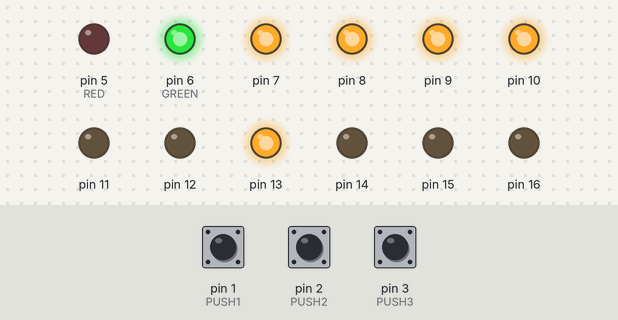
Simulated run of this sketch. Board: Arduino Uno, built with avr-gcc and run on an emulated ATmega328P. Shown: output pins drawn as LEDs (lit = HIGH). The test bench sets the inputs (shaded band); at power-on: pin 2 (PUSH2) LOW, pin 1 (PUSH1) LOW, pin 3 (PUSH3) LOW.

Above: at 1.2 s.
1.3 s: pin 2 (PUSH2) pulled HIGH for 0.15 s
At 3.7 s:
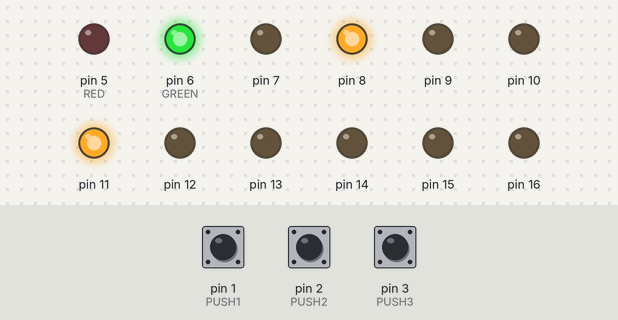
4.4 s: pin 1 (PUSH1) pulled HIGH for 0.15 s
At 5.2 s:
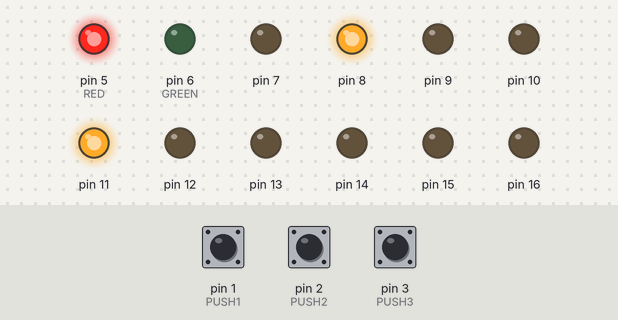
7.5 s: pin 3 (PUSH3) pulled HIGH for 3.2 s
At 12.3 s:
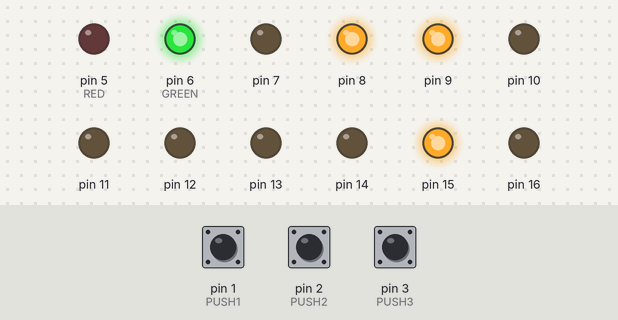
13.0 s: pin 2 (PUSH2) pulled HIGH for 1 s
At 16.2 s:
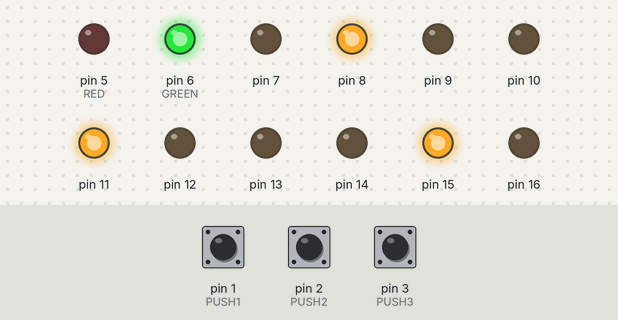
16.5 s: pin 2 (PUSH2) pulled HIGH for 3.2 s
At 17.3 s:
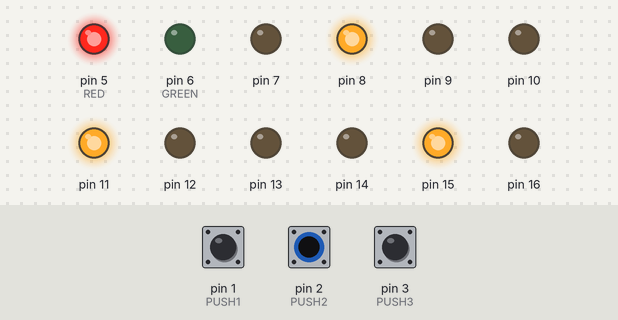
21.2 s: pin 1 (PUSH1) pulled HIGH for 1 s
At 25.6 s:
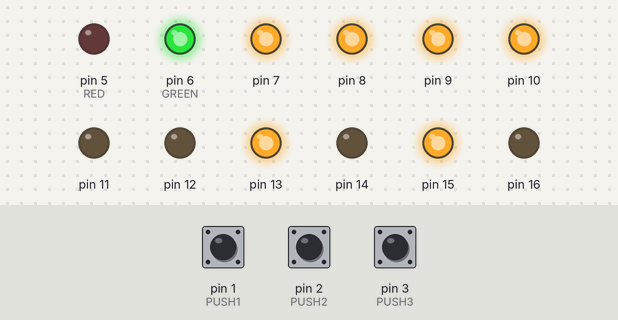
Timing chart, 0 to 26.2 s (numbered marks = the images above; inputs shaded):
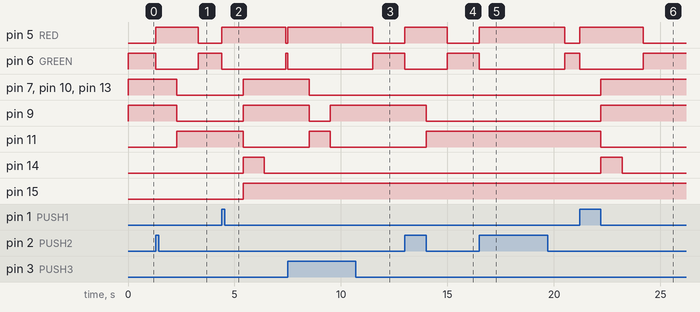

Measured:
- after the input at 1.3 s, pin 5 (RED): LOW → HIGH at once, → LOW 2.0 s later; pin 6 (GREEN): HIGH → LOW at once, → HIGH 2.0 s later; pin 7, pin 9, pin 10, pin 13: HIGH → LOW after 1.0 s; pin 11: LOW → HIGH after 1.0 s
- after the input at 4.4 s, pin 5 (RED): LOW → HIGH at once, → LOW 3.0 s later; pin 6 (GREEN): HIGH → LOW at once, → HIGH 3.0 s later; pin 7, pin 9, pin 10, pin 13, pin 15: LOW → HIGH after 1.0 s; pin 11: HIGH → LOW after 1.0 s; pin 14: LOW → HIGH after 1.0 s, → LOW 1.0 s later
- after the input at 7.5 s, pin 5 (RED): LOW → HIGH at once, → LOW 4.0 s later; pin 6 (GREEN): HIGH → LOW at once, → HIGH 4.0 s later; pin 7, pin 10, pin 13: HIGH → LOW after 1.0 s; pin 9: HIGH → LOW after 1.0 s, → HIGH 1.0 s later; pin 11: LOW → HIGH after 1.0 s, → LOW 1.0 s later
- after the input at 13.0 s, pin 5 (RED): LOW → HIGH at once, → LOW 2.0 s later; pin 6 (GREEN): HIGH → LOW at once, → HIGH 2.0 s later; pin 9: HIGH → LOW after 1.0 s; pin 11: LOW → HIGH after 1.0 s
- after the input at 16.5 s, pin 5 (RED): LOW → HIGH at once, → LOW 4.0 s later; pin 6 (GREEN): HIGH → LOW at once, → HIGH 4.0 s later
- after the input at 21.2 s, pin 5 (RED): LOW → HIGH at once, → LOW 3.0 s later; pin 6 (GREEN): HIGH → LOW at once, → HIGH 3.0 s later; pin 7, pin 9, pin 10, pin 13: LOW → HIGH after 1.0 s; pin 11: HIGH → LOW after 1.0 s; pin 14: LOW → HIGH after 1.0 s, → LOW 1.0 s later

The sketch:

HRDSWorkElevator.ino
```cpp
// Pin 13 has an LED connected on most Arduino boards.
// give it a name:
int GREEN = 6;
int RED = 5;
int PUSH1 = 1;
int PUSH2 = 2;
int PUSH3 = 3;

int piso = 1;

void lightLED(int floor);

// the setup routine runs once when you press reset:
void setup() {
  // initialize the digital pin as an output.
  //serial.begin(9600);
  pinMode(PUSH1, INPUT);
  pinMode(PUSH2, INPUT);
  pinMode(PUSH3, INPUT);

  pinMode(13, OUTPUT);
  pinMode(12, OUTPUT);
  pinMode(11, OUTPUT);
  pinMode(10, OUTPUT);
  pinMode(9, OUTPUT);
  pinMode(8, OUTPUT);
  pinMode(7, OUTPUT);

  pinMode(GREEN, OUTPUT);
  pinMode(RED, OUTPUT);

  pinMode(14, OUTPUT);
  pinMode(15, OUTPUT);
  pinMode(16, OUTPUT);

  lightLED(piso);
}

// the loop routine runs over and over again forever:
void loop() {
  digitalWrite(GREEN, HIGH);
  if (digitalRead(PUSH1) == HIGH){
    digitalWrite(GREEN, LOW);
    digitalWrite(RED, HIGH);
    delay (1000);
    if (piso == 2){
      digitalWrite(14, HIGH);
      digitalWrite(15, HIGH);
      digitalWrite(16, LOW);
      piso=1;
      lightLED(piso);
      delay(1000);
      digitalWrite(14, LOW);
      digitalWrite(15, HIGH);
      digitalWrite(16, LOW);
      delay(1000);
    }
    if (piso == 3){
      piso=2;
      lightLED(piso);
      delay(1000);
      piso=1;
      lightLED(piso);
      delay(1000);
    }
    digitalWrite(GREEN, HIGH);
    digitalWrite(RED, LOW);
  }

  if (digitalRead(PUSH2) == HIGH){
    digitalWrite(GREEN, LOW);
    digitalWrite(RED, HIGH);
    delay (1000);
    if (piso == 1){
      piso=2;
      lightLED(piso);
      delay(1000);
    }
    if (piso == 3){
      piso=2;
      lightLED(piso);
      delay(1000);
    }
    digitalWrite(GREEN, HIGH);
    digitalWrite(RED, LOW);
  }

  if (digitalRead(PUSH3) == HIGH){
    digitalWrite(GREEN, LOW);
    digitalWrite(RED, HIGH);
    delay (1000);
    if (piso == 1){
      piso=2;
      lightLED(piso);
      delay(1000);
      piso=3;
      lightLED(piso);
      delay(1000);
    }
    if (piso == 2){
      piso=3;
      lightLED(piso);
      delay(1000);
    }
    digitalWrite(GREEN, HIGH);
    digitalWrite(RED, LOW);
  }

}

void lightLED(int floor){
  if (floor == 1){
    digitalWrite(13,!LOW);
    digitalWrite(12,!HIGH);
    digitalWrite(11,!HIGH);
    digitalWrite(10,!LOW);
    digitalWrite(9,!LOW);
    digitalWrite(8,!LOW);
    digitalWrite(7,!LOW);
  }
  if (floor == 2){
    digitalWrite(13,!HIGH);
    digitalWrite(12,!HIGH);
    digitalWrite(11,!LOW);
    digitalWrite(10,!HIGH);
    digitalWrite(9,!HIGH);
    digitalWrite(8,!LOW);
    digitalWrite(7,!HIGH);
  }
  if (floor == 3){
    digitalWrite(13,!HIGH);
    digitalWrite(12,!HIGH);
    digitalWrite(11,!HIGH);
    digitalWrite(10,!HIGH);
    digitalWrite(9,!LOW);
    digitalWrite(8,!LOW);
    digitalWrite(7,!HIGH);
  }
}
```
